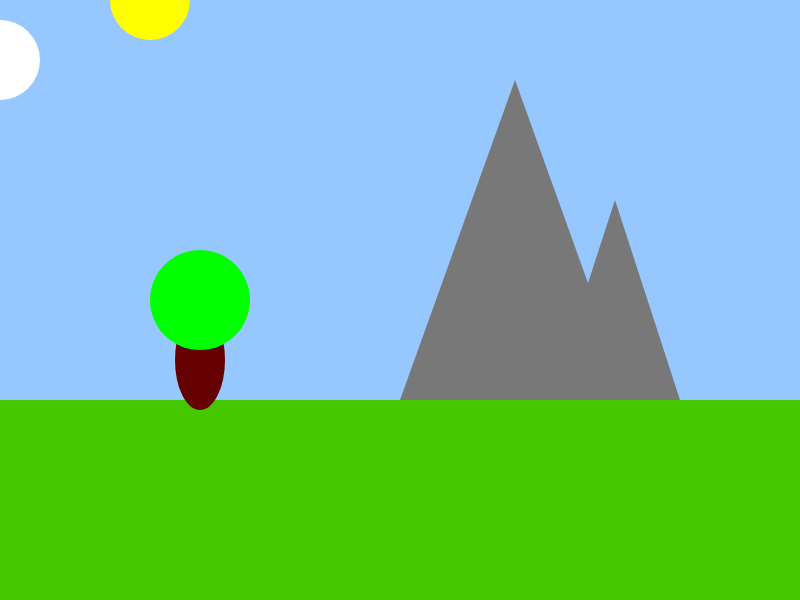
Frame 1 (no input)
Frame 60 (no input): identical to frame 1, image omitted
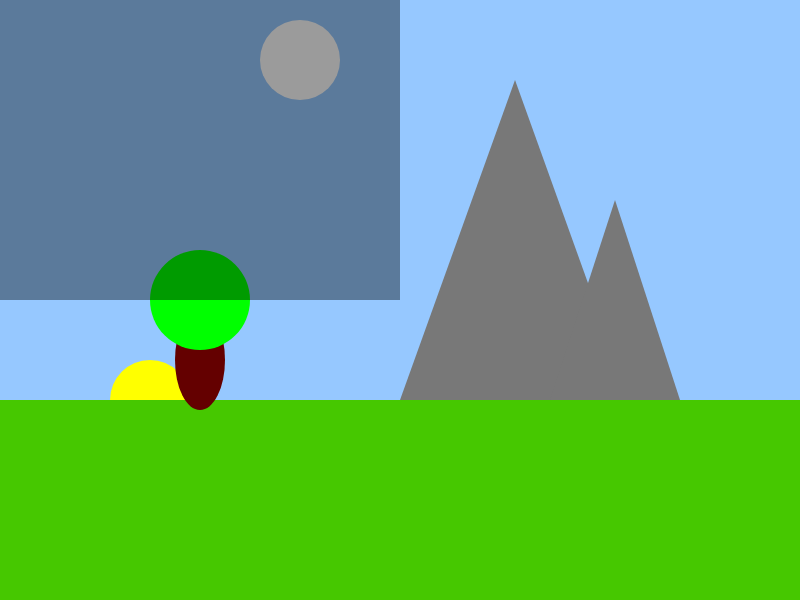
Frame 120 (the mouse pressed at the canvas centre since frame 60)

The p5.js sketch that drew these frames (run headless with seeded random() and noise() and a simulated clock; from frame 60 on, the mouse is pressed at the canvas centre):

// p5.js sketch
// ── sketch.js
var groundHeight;
var mountain1;
var mountain2;

var tree;

var moon;
var sun;
var darkness;

function setup()
{
	createCanvas(800, 600);
	//set the groundHeight proportional to the canvas size
	groundHeight = (height / 3) * 2;

	//initalise the mountain objects with properties to help draw them to the canvas
	mountain1 = {
		x: 400,
		y: groundHeight,
		height: 320,
		width: 230
	};
	mountain2 = {
		x: 550,
		y: groundHeight,
		height: 200,
		width: 130
	};

	//initalise the tree object
	tree = {
		x: 150,
		y: groundHeight + 20,
		trunkWidth: 40,
		trunkHeight: 150,
		canopyWidth: 120,
		canopyHeight: 100
	};

    //initalise the sun 
	sun = {
		x: 150,
		y: 70,
		diameter: 80,
	};
    
    //TASK: intialise a moon object with an extra property for brightness
	moon = {
		x: 650,
		y: 60,
		diameter: 80,
	}


	//set the initial darkness
	darkness = 0;
}



function draw()
{
	//TASK: update the values for the moons brightness, the sun's position and the darkness.
	//You can either map this to the mouse's location (i.e. the futher left the mouse is the more daylight) or you can just change the values gradually over time.


	//draw the sky
	background(150, 200, 255);
	noStroke();

	//draw the sun
	fill(255, 255, 0);
	ellipse(sun.x, mouseX, sun.diameter);
    
    //TASK: you'll need to draw the moon too. Make sure you use brightness to adjust the colour
	fill(255);
	ellipse(mouseY, moon.y, moon.diameter);

	//draw the ground and make it green
	fill(70, 200, 0);
	rect(0, groundHeight, width, height - groundHeight);

	//draw the mountains
	fill(120);
	triangle(mountain1.x, mountain1.y,
		mountain1.x + mountain1.width, mountain1.y,
		mountain1.x + (mountain1.width / 2), mountain1.y - mountain1.height);

	triangle(mountain2.x, mountain2.y,
		mountain2.x + mountain2.width, mountain2.y,
		mountain2.x + (mountain2.width / 2), mountain2.y - mountain2.height);
    
    //TASK: You can draw the tree yourself
	fill(100, 0, 0);
	ellipse(200, 360, 50, 100);
	fill(0, 255, 0);
	ellipse(200, 300, 100);
    

	//TASK: make the scene dark by drawing a rectangle that covers the whole canvas.
	//Use the alpha value of fill to determine how dark to make it
	fill(0, 0, 0, 100);
	rect(0, 0, mouseX, mouseY)


}
